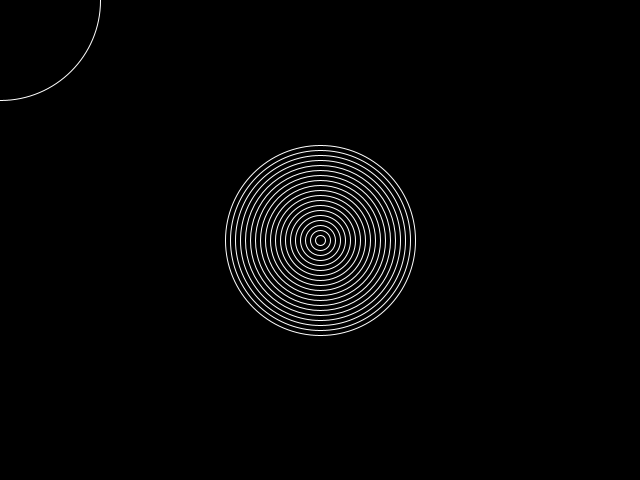
Frame 1 (no input)
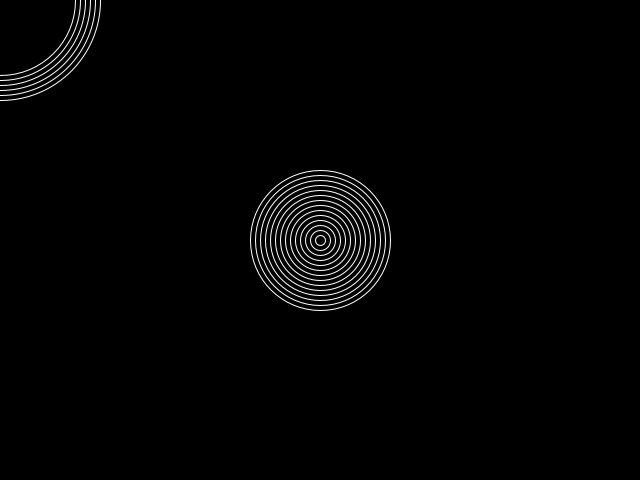
Frame 60 (the mouse pressed at the canvas centre just before this capture)
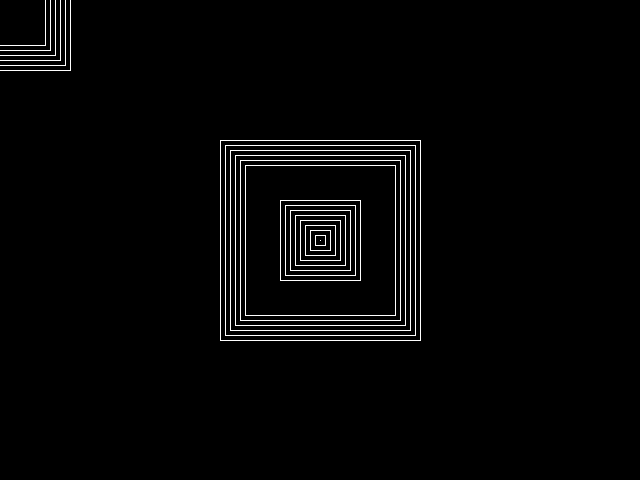
Frame 120 (the mouse held since frame 60 and released just before this capture)

The Processing sketch that drew these frames (run headless with seeded random() and noise(); from frame 60 on, the mouse is pressed at the canvas centre):

// Processing sketch: sample11_06
// ── sample11_06.pde
//リストの長さの最大値
int LENGTH = 200;
//マウスの位置を記録するためのリスト
ArrayList<PVector> mouseLocs = new ArrayList<PVector>();

void setup() {
  size(640, 480);
  frameRate(60);
  background(0);
  rectMode(CENTER);
  //リストを初期化
  for (int i = 0; i < LENGTH; i++) {
    //画面の中心に配置
    PVector loc = new PVector(width/2, height/2);
    mouseLocs.add(loc);
  }
}

void draw() {
  //画面基本設定
  background(0);
  noFill();
  stroke(255);
  //現在のマウスの位置をリストに追加
  PVector loc = new PVector(mouseX, mouseY);
  mouseLocs.add(loc);
  //一定間隔でリストに記録したマウスの位置を取り出して描画
  for (int i = 0; i < mouseLocs.size(); i+=10) {
    if(mousePressed){
      //もしマウスボタンが押されていたら四角形を描く
      rect(mouseLocs.get(i).x, mouseLocs.get(i).y, i, i);
    } else {
      //そうでなければ、円を描く
      ellipse(mouseLocs.get(i).x, mouseLocs.get(i).y, i, i);
    }
  }
  //リストの長さが最大値を越えたら、先頭の要素を削除
  if (mouseLocs.size() > LENGTH) {
    mouseLocs.remove(0);
  }
}
